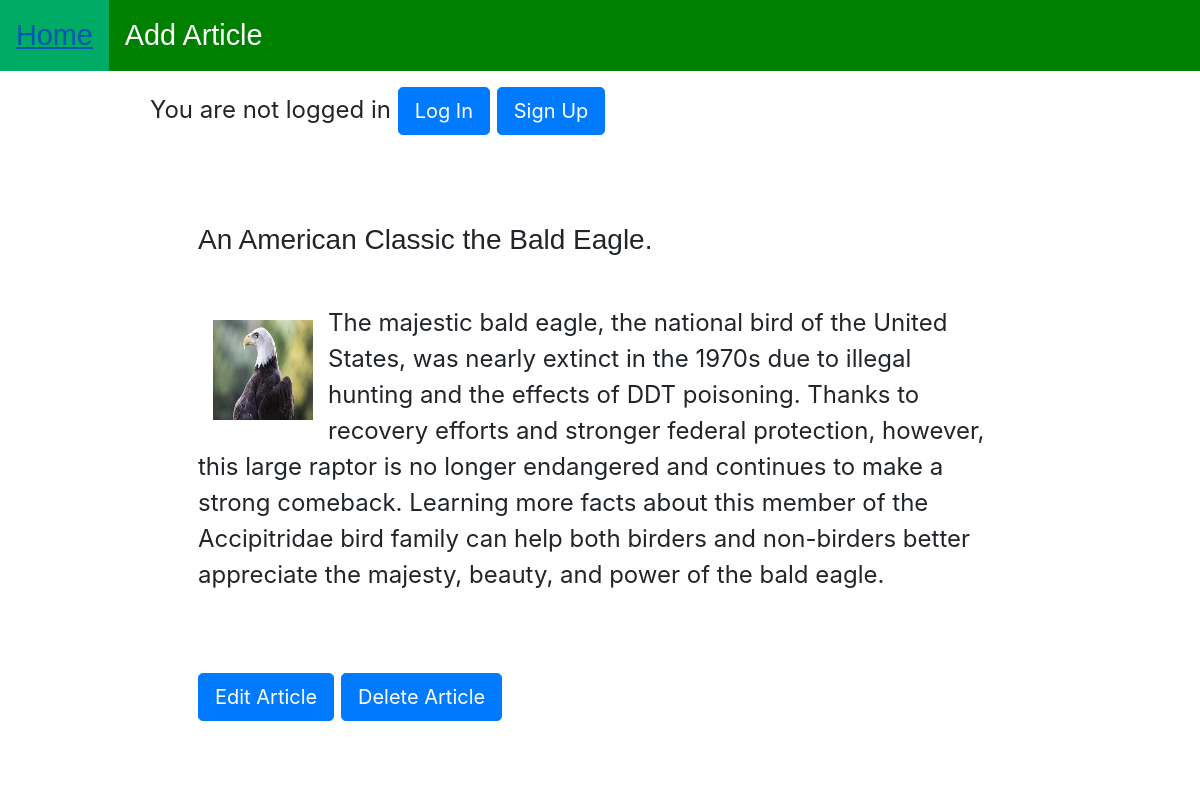
The app's page /article/4/ with its own data.
### samples/models.py (models this page shows, shortened)
class Article(models.Model):
    title = models.CharField(max_length=200)
    text = models.TextField()
    author = models.ForeignKey(
        'auth.User', on_delete=models.CASCADE, default=1,)
    photo = models.ImageField(upload_to="gallery", default='eagle1.jpg')

### samples/views.py (the view)
# urls.py: path('article/<int:pk>/', ArticleDetailView.as_view(),
class ArticleDetailView(DetailView):
    model = Article
    template_name = 'article_detail.html'

### templates/article_detail.html
{% extends 'base.html' %}
{% block content %}
<main>
    <section>
        <h3>{{ article.title }}</h3>
        <article>
            <img src="{{ article.photo.url}}" alt="{{ article.title }}" class="art-img">
            <p>{{ article.text | linebreaks }}</p>
        </article>
        <a href="{% url 'article_edit' article.pk %}" class="btn btn-primary btn-lg">Edit Article</a>
        <a href="{% url 'article_delete' article.pk %}" class="btn btn-primary btn-lg">Delete Article</a>
    </section>
</main>
{% endblock content %}

### static/css/base.css (style rules this page uses)
* { margin: 0; padding: 0; }
body { background-color: gray; font-size: 50%; padding: 0; margin: 0; }
main { padding: 2em; position: relative; }
p { padding: 0 0 1em 0; }
main { padding: 2em; }
.art-img { float: left; margin: 55px 15px 15px 15px; height: 100px; width: 100px; }
h3 { margin-bottom: 1em; font-family: Arial, Helvetica, sans-serif; }
a:link { text-decoration: none; }

### records on screen
Article: title "An American Classic the Bald Eagle.", photo (picture), text "The majestic bald eagle, the national bird of the United States, was nearly extinct in the 1970s due to illegal hunting and the effects of DDT poisoning. Thanks to recovery efforts and stronger federal protection, however, this large raptor is no longer endangered and continues to make a strong comeback. Learning more facts about this member of the Accipitridae bird family can help both birders and non-birders better appreciate the majesty, beauty, and power of the bald eagle."
